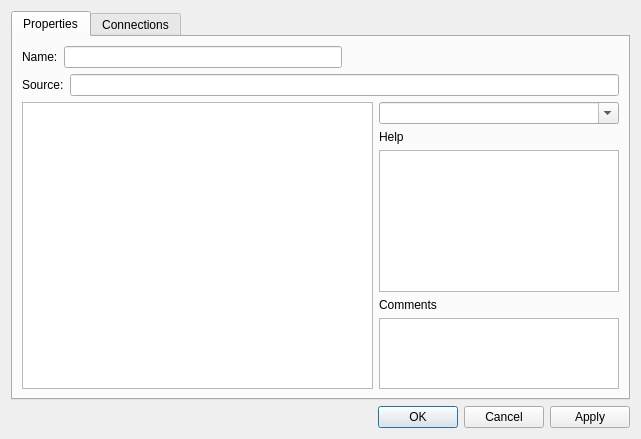
<?xml version="1.0" encoding="UTF-8"?>
<ui version="4.0">
 <class>NodePropertiesDialog</class>
 <widget class="QDialog" name="NodePropertiesDialog">
  <property name="geometry">
   <rect>
    <x>0</x>
    <y>0</y>
    <width>641</width>
    <height>439</height>
   </rect>
  </property>
  <property name="windowTitle">
   <string>Dialog</string>
  </property>
  <layout class="QGridLayout" name="gridLayout">
   <item row="0" column="0">
    <widget class="QTabWidget" name="tabWidget">
     <property name="currentIndex">
      <number>0</number>
     </property>
     <widget class="QWidget" name="tab">
      <attribute name="title">
       <string>Properties</string>
      </attribute>
      <layout class="QGridLayout" name="gridLayout_2" columnstretch="1,0">
       <item row="0" column="0" colspan="2">
        <layout class="QHBoxLayout" name="horizontalLayout_2">
         <item>
          <widget class="QLabel" name="label_6">
           <property name="text">
            <string>Name:</string>
           </property>
          </widget>
         </item>
         <item>
          <widget class="QLineEdit" name="nameEdit"/>
         </item>
         <item>
          <spacer name="horizontalSpacer_2">
           <property name="orientation">
            <enum>Qt::Horizontal</enum>
           </property>
           <property name="sizeHint" stdset="0">
            <size>
             <width>40</width>
             <height>20</height>
            </size>
           </property>
          </spacer>
         </item>
        </layout>
       </item>
       <item row="3" column="1">
        <layout class="QGridLayout" name="gridLayout_5">
         <item row="4" column="0">
          <widget class="QTextBrowser" name="textBrowser_2">
           <property name="maximumSize">
            <size>
             <width>240</width>
             <height>120</height>
            </size>
           </property>
           <property name="readOnly">
            <bool>false</bool>
           </property>
          </widget>
         </item>
         <item row="3" column="0">
          <widget class="QLabel" name="label_5">
           <property name="maximumSize">
            <size>
             <width>240</width>
             <height>16777215</height>
            </size>
           </property>
           <property name="text">
            <string>Comments</string>
           </property>
          </widget>
         </item>
         <item row="1" column="0">
          <widget class="QLabel" name="label_4">
           <property name="maximumSize">
            <size>
             <width>240</width>
             <height>16777215</height>
            </size>
           </property>
           <property name="text">
            <string>Help</string>
           </property>
          </widget>
         </item>
         <item row="2" column="0">
          <widget class="QTextBrowser" name="textBrowser">
           <property name="maximumSize">
            <size>
             <width>240</width>
             <height>16777215</height>
            </size>
           </property>
          </widget>
         </item>
         <item row="0" column="0">
          <layout class="QVBoxLayout" name="verticalLayout">
           <item>
            <widget class="QComboBox" name="comboBox_4">
             <property name="editable">
              <bool>true</bool>
             </property>
            </widget>
           </item>
          </layout>
         </item>
        </layout>
       </item>
       <item row="3" column="0">
        <widget class="NodePropertiesList" name="propertiesTable"/>
       </item>
       <item row="2" column="0" colspan="2">
        <layout class="QHBoxLayout" name="horizontalLayout_3">
         <item>
          <widget class="QLabel" name="label_7">
           <property name="text">
            <string>Source:</string>
           </property>
          </widget>
         </item>
         <item>
          <widget class="QLineEdit" name="sourceEdit"/>
         </item>
        </layout>
       </item>
      </layout>
     </widget>
     <widget class="QWidget" name="tab_2">
      <attribute name="title">
       <string>Connections</string>
      </attribute>
      <layout class="QGridLayout" name="gridLayout_3">
       <item row="0" column="0">
        <widget class="NodeConnectionsList" name="connectionsTable"/>
       </item>
       <item row="1" column="0">
        <widget class="QGroupBox" name="groupBox">
         <property name="title">
          <string>Connection</string>
         </property>
         <layout class="QGridLayout" name="gridLayout_4">
          <item row="2" column="0">
           <widget class="QLabel" name="label_2">
            <property name="text">
             <string>Target entities named:</string>
            </property>
           </widget>
          </item>
          <item row="0" column="1">
           <widget class="QComboBox" name="comboBox">
            <property name="editable">
             <bool>true</bool>
            </property>
           </widget>
          </item>
          <item row="0" column="0">
           <widget class="QLabel" name="label">
            <property name="text">
             <string>My output named:</string>
            </property>
           </widget>
          </item>
          <item row="2" column="1">
           <widget class="QComboBox" name="comboBox_2">
            <property name="editable">
             <bool>true</bool>
            </property>
           </widget>
          </item>
          <item row="3" column="0">
           <widget class="QLabel" name="label_3">
            <property name="text">
             <string>Via this input:</string>
            </property>
           </widget>
          </item>
          <item row="3" column="1">
           <widget class="QComboBox" name="comboBox_3">
            <property name="editable">
             <bool>true</bool>
            </property>
           </widget>
          </item>
         </layout>
        </widget>
       </item>
       <item row="3" column="0">
        <layout class="QHBoxLayout" name="horizontalLayout">
         <item>
          <widget class="QToolButton" name="toolButton">
           <property name="text">
            <string>Add</string>
           </property>
           <property name="icon">
            <iconset resource="editor.qrc">
             <normaloff>:/images/22x22/add.png</normaloff>:/images/22x22/add.png</iconset>
           </property>
           <property name="autoRaise">
            <bool>true</bool>
           </property>
          </widget>
         </item>
         <item>
          <widget class="QToolButton" name="toolButton_3">
           <property name="text">
            <string>Delete</string>
           </property>
           <property name="icon">
            <iconset resource="editor.qrc">
             <normaloff>:/images/16x16/go-up.png</normaloff>:/images/16x16/go-up.png</iconset>
           </property>
           <property name="autoRaise">
            <bool>true</bool>
           </property>
          </widget>
         </item>
         <item>
          <widget class="QToolButton" name="toolButton_4">
           <property name="text">
            <string>Delete</string>
           </property>
           <property name="icon">
            <iconset resource="editor.qrc">
             <normaloff>:/images/16x16/go-down.png</normaloff>:/images/16x16/go-down.png</iconset>
           </property>
           <property name="autoRaise">
            <bool>true</bool>
           </property>
          </widget>
         </item>
         <item>
          <widget class="QToolButton" name="toolButton_2">
           <property name="text">
            <string>Delete</string>
           </property>
           <property name="icon">
            <iconset resource="editor.qrc">
             <normaloff>:/images/16x16/edit-delete.png</normaloff>:/images/16x16/edit-delete.png</iconset>
           </property>
           <property name="autoRaise">
            <bool>true</bool>
           </property>
          </widget>
         </item>
         <item>
          <spacer name="horizontalSpacer">
           <property name="orientation">
            <enum>Qt::Horizontal</enum>
           </property>
           <property name="sizeHint" stdset="0">
            <size>
             <width>40</width>
             <height>20</height>
            </size>
           </property>
          </spacer>
         </item>
        </layout>
       </item>
      </layout>
     </widget>
    </widget>
   </item>
   <item row="1" column="0">
    <widget class="QDialogButtonBox" name="buttonBox">
     <property name="orientation">
      <enum>Qt::Horizontal</enum>
     </property>
     <property name="standardButtons">
      <set>QDialogButtonBox::Apply|QDialogButtonBox::Cancel|QDialogButtonBox::Ok</set>
     </property>
    </widget>
   </item>
  </layout>
 </widget>
 <customwidgets>
  <customwidget>
   <class>NodePropertiesList</class>
   <extends>QTreeView</extends>
   <header>nodepropertieslist.h</header>
  </customwidget>
  <customwidget>
   <class>NodeConnectionsList</class>
   <extends>QTreeView</extends>
   <header>nodeconnectionslist.h</header>
  </customwidget>
 </customwidgets>
 <resources>
  <include location="editor.qrc"/>
 </resources>
 <connections>
  <connection>
   <sender>buttonBox</sender>
   <signal>accepted()</signal>
   <receiver>NodePropertiesDialog</receiver>
   <slot>accept()</slot>
   <hints>
    <hint type="sourcelabel">
     <x>248</x>
     <y>254</y>
    </hint>
    <hint type="destinationlabel">
     <x>157</x>
     <y>274</y>
    </hint>
   </hints>
  </connection>
  <connection>
   <sender>buttonBox</sender>
   <signal>rejected()</signal>
   <receiver>NodePropertiesDialog</receiver>
   <slot>reject()</slot>
   <hints>
    <hint type="sourcelabel">
     <x>316</x>
     <y>260</y>
    </hint>
    <hint type="destinationlabel">
     <x>286</x>
     <y>274</y>
    </hint>
   </hints>
  </connection>
 </connections>
</ui>
